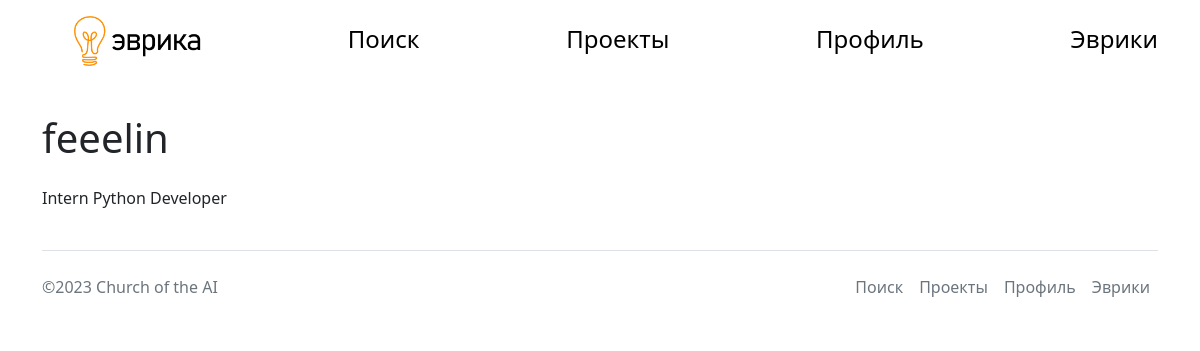
The page /profile/2 on the database its author committed.
### main.py (models this page shows, shortened)
class User(UserMixin, db.Model):
    id = db.Column(db.Integer, primary_key=True)
    nick = db.Column(db.String(16), nullable=False)
    email = db.Column(db.String, nullable=False)
    name = db.Column(db.String)
    second_name = db.Column(db.String)
    about = db.Column(db.Text)
    level = db.Column(db.String, nullable=False)
    main_language = db.Column(db.String, nullable=False)
    password = db.Column(db.String, nullable=False)
    img = db.Column(db.String)

### main.py (the view)
@app.route('/profile/<int:user_id>')
def profile(user_id):
    return render_template('profile.html', title='Профиль', user=User.query.get(user_id))

### templates/profile.html (shortened to what this page needs)
{%extends 'base.html'%}
{%block body%}
<div class="profile_container">
  <div class="profile_text">
    <h1 class="py-3">{{user.nick}}</h1>
    <p> {{user.level}} {{user.main_language}} Developer</p>
    </div>
    </div>
{%endblock%}

### static/css/style.css (style rules this page uses)
.profile_container { display: flex; }
.profile_text { max-width: 50%; margin-right: auto; }

### rows shown on the page
User: nick "feeelin", level "Intern", main_language "Python"
